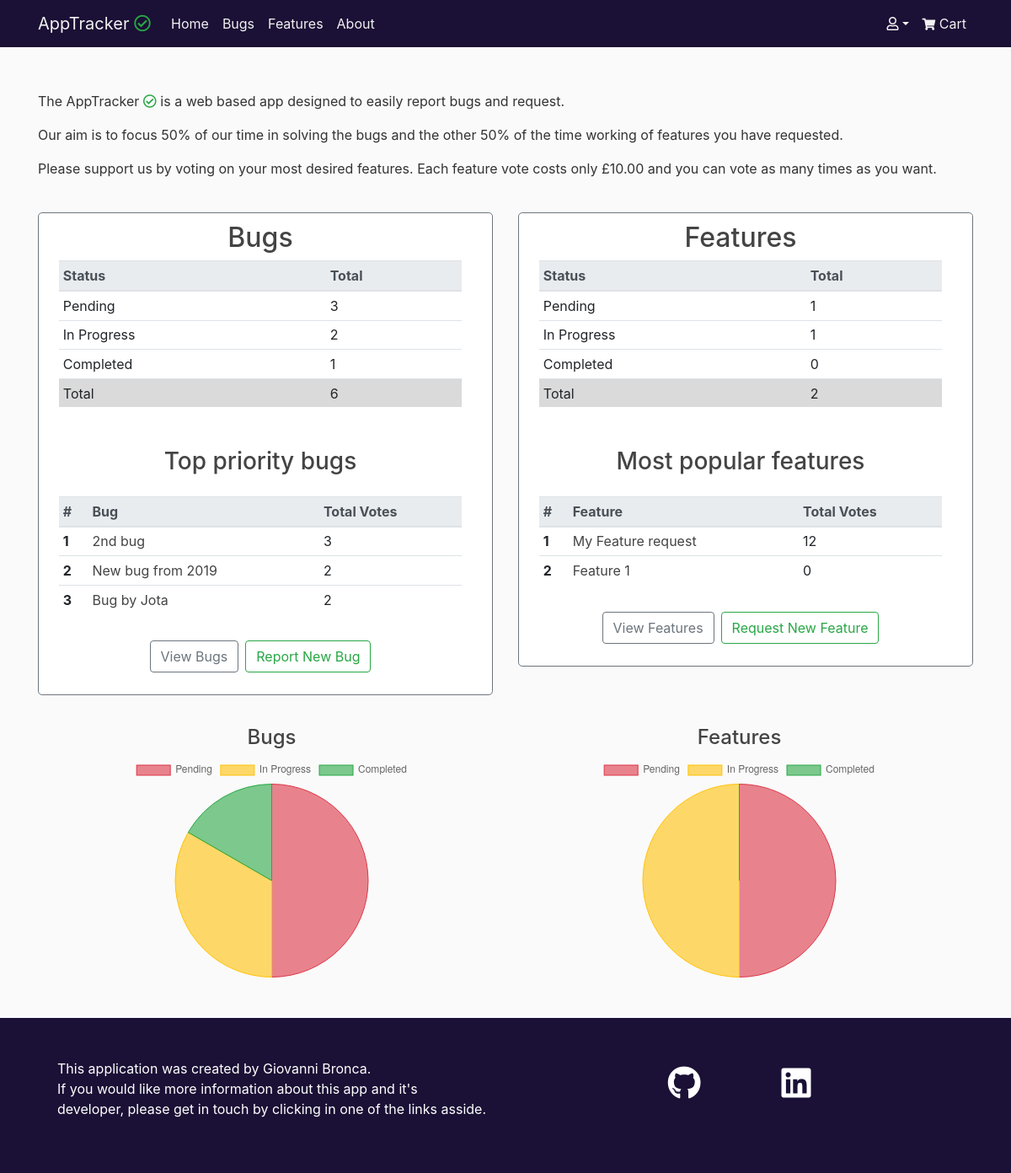
The app's page /, older data.
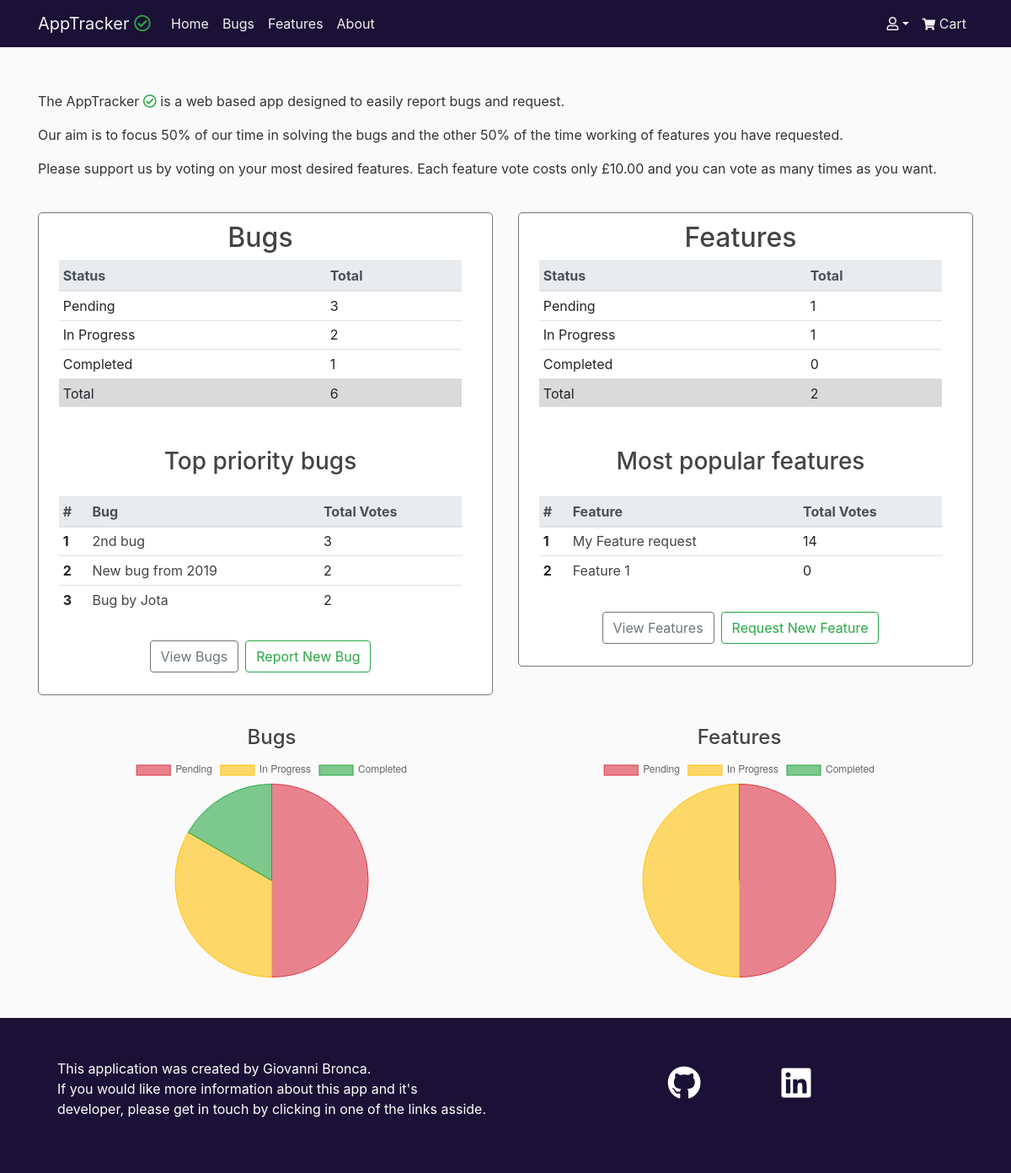
The same page, newer data.
### tickets/models.py (models this page shows, shortened)
class Ticket(models.Model):
    STATUS = (
        ('In Progress', 'In Progress'),
        ('Completed', 'Completed'),
        ('Pending', 'Pending')
    )
    ISSUE = (
        ('Bug', 'Bug'),
        ('Feature', 'Feature')
    )
    title = models.CharField(max_length=75)
    description = models.TextField()
    date_posted = models.DateTimeField(default=timezone.now)
    username = models.ForeignKey(User, on_delete=models.CASCADE)
    status = models.CharField(max_length=20, choices=STATUS,default='Pending')
    issue = models.CharField(max_length=20, choices=ISSUE, default='Bug')
    upvotes = models.PositiveIntegerField(default=0)
    views = models.PositiveIntegerField(default=0)

### accounts/views.py (the view)
# urls.py: path('', index, name='index'),
def index(request):
    total_bugs = Ticket.objects.filter(issue='Bug').count()
    total_bugs_in_progress = Ticket.objects.filter(issue='Bug', status='In Progress').count()
    total_bugs_pending = Ticket.objects.filter(issue='Bug', status='Pending').count()
    total_bugs_completed = Ticket.objects.filter(issue='Bug', status='Completed').count()
    top_voted_bugs = Ticket.objects.filter(issue='Bug').order_by('-upvotes')[:3]
    total_features = Ticket.objects.filter(issue='Feature').count()
    total_features_in_progress = Ticket.objects.filter(issue='Feature', status='In Progress').count()
    total_features_pending = Ticket.objects.filter(issue='Feature', status='Pending').count()
    total_features_completed = Ticket.objects.filter(issue='Feature', status='Completed').count()
    top_voted_features = Ticket.objects.filter(issue='Feature').order_by('-upvotes')[:3]
    context = {
        'total_bugs': total_bugs,
        'total_bugs_in_progress': total_bugs_in_progress,
        'total_bugs_pending': total_bugs_pending,
        'total_bugs_completed': total_bugs_completed,
        'top_voted_bugs': top_voted_bugs,
        'total_features': total_features,
        'total_features_in_progress': total_features_in_progress,
        'total_features_pending': total_features_pending,
        'total_features_completed': total_features_completed,
        'top_voted_features': top_voted_features,
    }
    return render(request, 'accounts/index.html', context)

### cart/context.py (called while the page is built, shortened)
def cart_contents(request):
    price = 10
    total = 0
    tickets_count = 0
    cart = request.session.get('cart', {})
    cart_items = []
    upvote_list = []
    return {'tickets_count': tickets_count,
            'cart_items': cart_items,
            'total': total,
            'price': price,
            'upvote_list': upvote_list}

### accounts/templates/accounts/index.html (shortened to what the changed rows need)
{% extends 'base.html' %}
{% load static %}
{% block content %}
<div class="row mt-3 pt-2">
    <article class="col-12 col-md-6 mx-auto mt-3">
        <div class="border border-secondary rounded-lg pl-2 content-area">
            <div class="row justify-content-center mt-2 mt-md-0">
                <h2>Bugs</h2>
            </div>
            <div class="px-3 mx-auto">
                <table class="table table-hover table-sm">
                    <thead class="thead-light">
                        <tr>
                            <th scope="col">Status</th>
                            <th scope="col">Total</th>
                        </tr>
                    </thead>
                </table>
            </div>
            <div class="px-3 mx-auto">
                <table class="table table-hover table-sm">
                    <thead class="thead-light">
                        <tr>
                            <th scope="col">#</th>
                            <th scope="col">Bug</th>
                            <th scope="col">Total Votes</th>
                        </tr>
                    </thead>
                    <tbody>
                        {% for bug in top_voted_bugs.all %}
                        <tr>
                            <th scope="row">{{ forloop.counter }}</th>
                        </tr>
                        {% endfor %}
                    </tbody>
                </table>
            </div>
        </div>
    </article>
    <article class="col-12 col-md-6 mx-auto mt-3">
        <div class="border border-secondary rounded-lg pl-2 content-area">
            <div class="row justify-content-center mt-2 mt-md-0">
                <h2>Features</h2>
            </div>
            <div class="px-3 mx-auto">
                <table class="table table-hover table-sm">
                    <thead class="thead-light">
                        <tr>
                            <th scope="col">Status</th>
                            <th scope="col">Total</th>
                        </tr>
                    </thead>
                </table>
            </div>
            <div class="px-3 mx-auto">
                <table class="table table-hover table-sm">
                    <thead class="thead-light">
                        <tr>
                            <th scope="col">#</th>
                            <th scope="col">Feature</th>
                            <th scope="col">Total Votes</th>
                        </tr>
                    </thead>
                    <tbody>
                        {% for feature in top_voted_features.all %}
                        <tr>
                            <th scope="row">{{ forloop.counter }}</th>
                            <td class="text-wrap"><a class="text-decoration-none"
                                    href="{% url 'tickets:detail' feature.id %}">{{ feature.title|truncatechars_html:40 }}</a>
                            </td>
                            <td>{{ feature.upvotes }}</td>
                        </tr>
                        {% endfor %}
                    </tbody>
                </table>
            </div>
        </div>
    </article>
</div>
{% endblock %}

Row changes from the older to the newer data that the page shows:
changed Ticket "My Feature request": upvotes "12" → "14"
